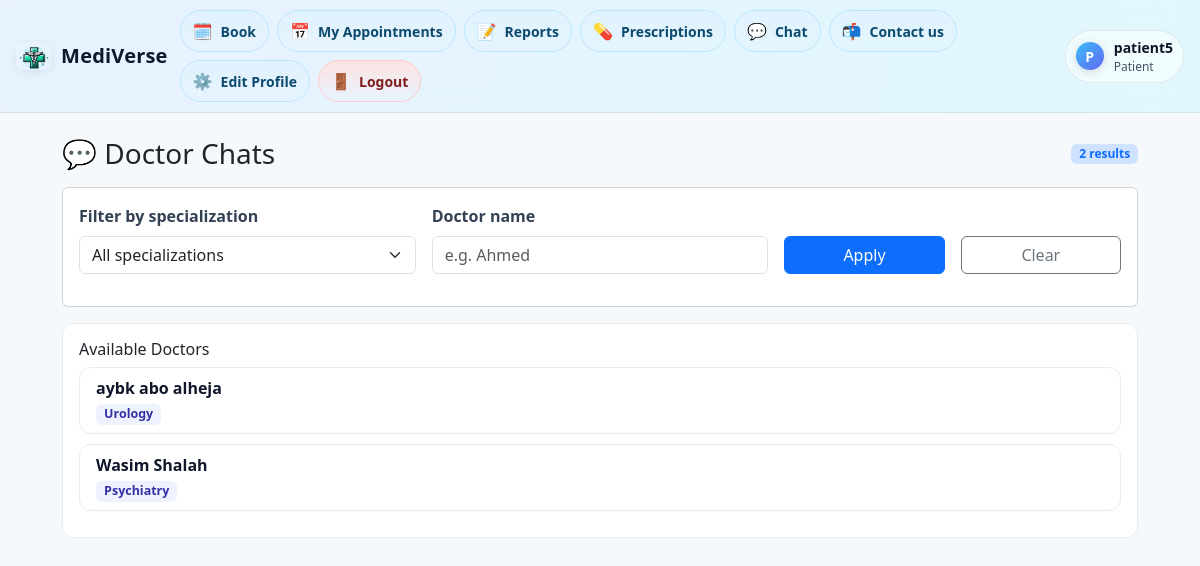
The page /labs/Doctors/patient_chats.php (signed in) on the database its author committed.
### tables this page shows
CREATE TABLE `users` (
  `id` int(11) NOT NULL,
  `name` varchar(100) NOT NULL,
  `username` varchar(50) NOT NULL,
  `email` varchar(100) NOT NULL,
  `email_verified` tinyint(1) NOT NULL DEFAULT 0,
  `verify_token` varchar(255) DEFAULT NULL,
  `verify_expires` datetime DEFAULT NULL,
  `profile_image` varchar(255) DEFAULT NULL,
  `phone` varchar(20) DEFAULT NULL,
  `location` varchar(100) DEFAULT NULL,
  `password` varchar(255) NOT NULL,
  `temp_password` tinyint(1) DEFAULT 0,
  `role` enum('patient','doctor','admin') DEFAULT 'patient',
  `gender` enum('male','female','other') DEFAULT NULL,
  `height_cm` decimal(5,2) DEFAULT NULL,
  `weight_kg` decimal(5,2) DEFAULT NULL,
  `bmi` decimal(5,2) DEFAULT NULL,
  `date_of_birth` date DEFAULT NULL,
  `license_number` varchar(50) DEFAULT NULL,
  `specialization_id` int(11) DEFAULT NULL,
  `is_active` tinyint(1) NOT NULL DEFAULT 1,
  `created_at` timestamp NOT NULL DEFAULT current_timestamp(),
  `reset_token` varchar(255) DEFAULT NULL,
  `token_expiry` datetime DEFAULT NULL,
  `user_id` int(10) NOT NULL,
  `block_reason` text DEFAULT NULL,
  `blocked_at` datetime DEFAULT NULL,
  `is_blocked` tinyint(1) DEFAULT 0,
  `user_deleted` tinyint(1) DEFAULT 0,
  `delete_reason` text DEFAULT NULL,
  `blocked_by` int(11) DEFAULT NULL,
  `deleted_by` int(11) DEFAULT NULL,
  `deleted_reason` varchar(255) DEFAULT NULL,
  `verification_code` varchar(10) DEFAULT NULL,
  `is_activated` tinyint(1) NOT NULL DEFAULT 0
);

### labs/Doctors/patient_chats.php (the view, shortened to what this page needs)
<?php
require_once 'config.php';
require 'navbar_loggedin.php';
$spec_key = isset($_GET['spec_id']) ? trim($_GET['spec_id']) : '0';
$q        = trim($_GET['q'] ?? '');
$sql = "
    SELECT u.id, u.name, COALESCE(s.name,'General') AS spec_name
    FROM users u
    LEFT JOIN specializations s ON s.id = u.specialization_id
    WHERE u.role = 'doctor'
      AND COALESCE(u.is_active,1)    = 1
      AND COALESCE(u.user_deleted,0) = 0
      AND COALESCE(u.is_blocked,0)   = 0
";
$sql .= " ORDER BY u.name";
$stmt = $conn->prepare($sql);
$stmt->execute();
$doctors = $stmt->get_result();
$count   = $doctors ? $doctors->num_rows : 0;
?>
<!DOCTYPE html>
<html>
<head>
    <link rel="stylesheet" href="https://cdn.jsdelivr.net/npm/bootstrap@5.3.2/dist/css/bootstrap.min.css">
</head>
<body>
<div class="container page-wrap my-4">
    <div class="d-flex align-items-center justify-content-between mb-3">
        <h3 class="m-0">💬 Doctor Chats</h3>
        <span class="badge text-primary bg-primary-subtle">
            <?= (int)$count ?> result<?= $count === 1 ? '' : 's' ?>
        </span>
    </div>
    <div class="card mb-3">
        <div class="card-body">
            <form class="row g-3 align-items-end filters" method="get" action="patient_chats.php">
                <div class="col-sm-6 col-md-4">
                    <label class="form-label">Filter by specialization</label>
                    <select name="spec_id" class="form-select">
                        <option value="0" <?= ($spec_key==='0' || $spec_key==='') ? 'selected' : '' ?>>All specializations</option>
                    </select>
                </div>
                <div class="col-sm-6 col-md-4">
                    <label class="form-label">Doctor name</label>
                    <input type="text" name="q" class="form-control" placeholder="e.g. Ahmed"
                           value="<?= htmlspecialchars($q) ?>">
                </div>
                <div class="col-sm-6 col-md-2 d-grid">
                    <button class="btn btn-primary">Apply</button>
                </div>
                <div class="col-sm-6 col-md-2 d-grid">
                    <a class="btn btn-outline-secondary" href="patient_chats.php">Clear</a>
                </div>
            </form>
        </div>
    </div>
    <div class="chat-container">
        <div class="sidebar">
            <div class="d-flex justify-content-between align-items-center mb-2">
                <h6 class="m-0">Available Doctors</h6>
            </div>
            <?php if (!$doctors || $doctors->num_rows === 0): ?>
                <div class="alert alert-secondary mt-3 mb-0">No doctors found for this selection.</div>
            <?php else: ?>
                <div class="list-group">
                    <?php while ($doc = $doctors->fetch_assoc()): ?>
                        <form method="post" action="start_chat.php" class="mb-0">
                            <button type="submit" class="list-group-item list-group-item-action">
                                <div class="d-flex justify-content-between">
                                    <span class="doctor-name"><?= htmlspecialchars($doc['name']) ?></span>
                                </div>
                                <div class="mt-1">
                                    <span class="badge spec-badge"><?= htmlspecialchars($doc['spec_name']) ?></span>
                                </div>
                            </button>
                        </form>
                    <?php endwhile; ?>
                </div>
            <?php endif; ?>
        </div>
    </div>
</div>
</body>
</html>

### labs/Doctors/navbar_loggedin.php (style rules this page uses)
:root { --bg: rgba(255,255,255,.65); --bg-dark: rgba(17,24,39,.65); --fg: #0f172a; --fg-subtle:#475569; --ring: rgba(59,130,246,.35); }

### labs/Doctors/patient_chats.php (style rules this page uses)
body { background:#f6f9fc; }
.page-wrap { max-width: 1100px; }
.chat-container { display:block; border:0; background:transparent; border-radius:0; overflow:visible; }
.sidebar { width:100%; border:1px solid #e9ecef; background:#fff; border-radius:12px; padding:16px; }
.spec-badge { font-size:.78rem; background:#eef2ff; color:#3730a3; }
.list-group-item { border:1px solid #e9ecef; border-radius:12px !important; margin-bottom:10px; }
.doctor-name { font-weight:600; color:#0f172a; }
.filters .form-label { font-weight:600; color:#334155; }

### rows shown on the page
users: name "aybk abo alheja", spec_name "Urology"
users: name "Wasim Shalah", spec_name "Psychiatry"

### other values the page prints
$initial "P"
$name ?: 'User' "patient5"
$role "Patient"
$count "2"
